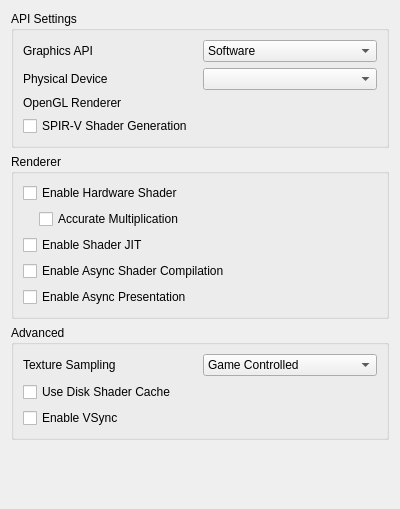
<?xml version="1.0" encoding="UTF-8"?>
<ui version="4.0">
 <class>ConfigureGraphics</class>
 <widget class="QWidget" name="ConfigureGraphics">
  <property name="geometry">
   <rect>
    <x>0</x>
    <y>0</y>
    <width>400</width>
    <height>509</height>
   </rect>
  </property>
  <property name="minimumSize">
   <size>
    <width>0</width>
    <height>0</height>
   </size>
  </property>
  <property name="windowTitle">
   <string>Form</string>
  </property>
  <property name="accessibleName">
   <string>Graphics</string>
  </property>
  <layout class="QVBoxLayout" name="verticalLayout">
   <item>
    <widget class="QGroupBox" name="apiBox">
     <property name="title">
      <string>API Settings</string>
     </property>
     <layout class="QVBoxLayout" name="verticalLayout_3">
      <item>
       <widget class="QWidget" name="graphics_api_group" native="true">
        <layout class="QHBoxLayout" name="graphics_api_group_2">
         <property name="leftMargin">
          <number>0</number>
         </property>
         <property name="topMargin">
          <number>0</number>
         </property>
         <property name="rightMargin">
          <number>0</number>
         </property>
         <property name="bottomMargin">
          <number>0</number>
         </property>
         <item>
          <widget class="QLabel" name="graphics_api_label">
           <property name="text">
            <string>Graphics API</string>
           </property>
          </widget>
         </item>
         <item>
          <widget class="QComboBox" name="graphics_api_combo">
           <item>
            <property name="text">
             <string>Software</string>
            </property>
           </item>
           <item>
            <property name="text">
             <string>OpenGL</string>
            </property>
           </item>
           <item>
            <property name="text">
             <string>Vulkan</string>
            </property>
           </item>
           <item>
            <property name="text">
             <string>Metal</string>
            </property>
           </item>
          </widget>
         </item>
        </layout>
       </widget>
      </item>
      <item>
       <widget class="QWidget" name="physical_device_group" native="true">
        <layout class="QHBoxLayout" name="physical_device_group_2">
         <property name="leftMargin">
          <number>0</number>
         </property>
         <property name="topMargin">
          <number>0</number>
         </property>
         <property name="rightMargin">
          <number>0</number>
         </property>
         <property name="bottomMargin">
          <number>0</number>
         </property>
         <item>
          <widget class="QLabel" name="physical_device_label">
           <property name="text">
            <string>Physical Device</string>
           </property>
          </widget>
         </item>
         <item>
          <widget class="QComboBox" name="physical_device_combo"/>
         </item>
        </layout>
       </widget>
      </item>
      <item>
       <widget class="QWidget" name="opengl_renderer_group" native="true">
        <layout class="QHBoxLayout" name="opengl_renderer_group_2">
         <property name="leftMargin">
          <number>0</number>
         </property>
         <property name="topMargin">
          <number>0</number>
         </property>
         <property name="rightMargin">
          <number>0</number>
         </property>
         <property name="bottomMargin">
          <number>0</number>
         </property>
         <item>
          <widget class="QLabel" name="opengl_renderer_label">
           <property name="text">
            <string>OpenGL Renderer</string>
           </property>
          </widget>
         </item>
         <item>
          <widget class="QLabel" name="opengl_renderer_name_label"/>
         </item>
        </layout>
       </widget>
      </item>
      <item>
       <widget class="QCheckBox" name="spirv_shader_gen">
        <property name="text">
         <string>SPIR-V Shader Generation</string>
        </property>
       </widget>
      </item>
     </layout>
    </widget>
   </item>
   <item>
    <widget class="QGroupBox" name="rendererBox">
     <property name="title">
      <string>Renderer</string>
     </property>
     <layout class="QVBoxLayout" name="verticalLayout_6">
      <item>
       <widget class="QWidget" name="hw_renderer_group" native="true">
        <layout class="QVBoxLayout" name="verticalLayout_5">
         <property name="leftMargin">
          <number>0</number>
         </property>
         <property name="topMargin">
          <number>0</number>
         </property>
         <property name="rightMargin">
          <number>0</number>
         </property>
         <property name="bottomMargin">
          <number>0</number>
         </property>
         <item>
          <widget class="QCheckBox" name="toggle_hw_shader">
           <property name="toolTip">
            <string>&lt;html&gt;&lt;head/&gt;&lt;body&gt;&lt;p&gt;Use the selected graphics API to accelerate shader emulation.&lt;/p&gt;&lt;p&gt;Requires a relatively powerful GPU for better performance.&lt;/p&gt;&lt;/body&gt;&lt;/html&gt;</string>
           </property>
           <property name="text">
            <string>Enable Hardware Shader</string>
           </property>
          </widget>
         </item>
         <item>
          <widget class="QWidget" name="hw_shader_group" native="true">
           <layout class="QVBoxLayout" name="verticalLayout_7">
            <property name="leftMargin">
             <number>16</number>
            </property>
            <property name="topMargin">
             <number>0</number>
            </property>
            <property name="rightMargin">
             <number>0</number>
            </property>
            <property name="bottomMargin">
             <number>0</number>
            </property>
            <item>
             <widget class="QCheckBox" name="toggle_accurate_mul">
              <property name="toolTip">
               <string>&lt;html&gt;&lt;head/&gt;&lt;body&gt;&lt;p&gt;Correctly handle all edge cases in multiplication operation in shaders. &lt;/p&gt;&lt;p&gt;Some games requires this to be enabled for the hardware shader to render properly.&lt;/p&gt;&lt;p&gt;However this would reduce performance in most games.&lt;/p&gt;&lt;/body&gt;&lt;/html&gt;</string>
              </property>
              <property name="text">
               <string>Accurate Multiplication</string>
              </property>
             </widget>
            </item>
           </layout>
          </widget>
         </item>
        </layout>
       </widget>
      </item>
      <item>
       <widget class="QCheckBox" name="toggle_shader_jit">
        <property name="toolTip">
         <string>&lt;html&gt;&lt;head/&gt;&lt;body&gt;&lt;p&gt;Use the JIT engine instead of the interpreter for software shader emulation. &lt;/p&gt;&lt;p&gt;Enable this for better performance.&lt;/p&gt;&lt;/body&gt;&lt;/html&gt;</string>
        </property>
        <property name="text">
         <string>Enable Shader JIT</string>
        </property>
       </widget>
      </item>
      <item>
       <widget class="QCheckBox" name="toggle_async_shaders">
        <property name="toolTip">
         <string>&lt;html&gt;&lt;head/&gt;&lt;body&gt;&lt;p&gt;Compile shaders using background threads to avoid shader compilation stutter. Expect temporary graphical glitches&lt;/p&gt;&lt;/body&gt;&lt;/html&gt;</string>
        </property>
        <property name="text">
         <string>Enable Async Shader Compilation</string>
        </property>
       </widget>
      </item>
      <item>
       <widget class="QCheckBox" name="toggle_async_present">
        <property name="toolTip">
         <string>&lt;html&gt;&lt;head/&gt;&lt;body&gt;&lt;p&gt;Perform presentation on separate threads. Improves performance when using Vulkan in most games.&lt;/p&gt;&lt;/body&gt;&lt;/html&gt;</string>
        </property>
        <property name="text">
         <string>Enable Async Presentation</string>
        </property>
       </widget>
      </item>
     </layout>
    </widget>
   </item>
   <item>
    <widget class="QGroupBox" name="groupBox">
     <property name="title">
      <string>Advanced</string>
     </property>
     <layout class="QVBoxLayout" name="verticalLayout_2">
      <item>
       <widget class="QWidget" name="widget_texture_sampling" native="true">
        <layout class="QHBoxLayout" name="horizontalLayout_2">
         <property name="leftMargin">
          <number>0</number>
         </property>
         <property name="topMargin">
          <number>0</number>
         </property>
         <property name="rightMargin">
          <number>0</number>
         </property>
         <property name="bottomMargin">
          <number>0</number>
         </property>
         <item>
          <widget class="QLabel" name="texture_sampling_label">
           <property name="toolTip">
            <string>&lt;html&gt;&lt;head/&gt;&lt;body&gt;&lt;p&gt;Overrides the sampling filter used by games. This can be useful in certain cases with poorly behaved games when upscaling. If unsure set this to Game Controlled&lt;/p&gt;&lt;/body&gt;&lt;/html&gt;</string>
           </property>
           <property name="text">
            <string>Texture Sampling</string>
           </property>
          </widget>
         </item>
         <item>
          <widget class="QComboBox" name="texture_sampling_combobox">
           <item>
            <property name="text">
             <string>Game Controlled</string>
            </property>
           </item>
           <item>
            <property name="text">
             <string>Nearest Neighbor</string>
            </property>
           </item>
           <item>
            <property name="text">
             <string>Linear</string>
            </property>
           </item>
          </widget>
         </item>
        </layout>
       </widget>
      </item>
      <item>
       <widget class="QCheckBox" name="toggle_disk_shader_cache">
        <property name="toolTip">
         <string>&lt;html&gt;&lt;head/&gt;&lt;body&gt;&lt;p&gt;Reduce stuttering by storing and loading generated shaders to disk.&lt;/p&gt;&lt;/body&gt;&lt;/html&gt;</string>
        </property>
        <property name="text">
         <string>Use Disk Shader Cache</string>
        </property>
       </widget>
      </item>
      <item>
       <widget class="QCheckBox" name="toggle_vsync_new">
        <property name="toolTip">
         <string>VSync prevents the screen from tearing, but some graphics cards have lower performance with VSync enabled. Keep it enabled if you don't notice a performance difference.</string>
        </property>
        <property name="text">
         <string>Enable VSync</string>
        </property>
       </widget>
      </item>
     </layout>
    </widget>
   </item>
   <item>
    <spacer name="verticalSpacer">
     <property name="orientation">
      <enum>Qt::Vertical</enum>
     </property>
     <property name="sizeHint" stdset="0">
      <size>
       <width>20</width>
       <height>270</height>
      </size>
     </property>
    </spacer>
   </item>
  </layout>
 </widget>
 <tabstops>
  <tabstop>toggle_accurate_mul</tabstop>
  <tabstop>toggle_shader_jit</tabstop>
  <tabstop>toggle_disk_shader_cache</tabstop>
  <tabstop>toggle_vsync_new</tabstop>
 </tabstops>
 <resources/>
 <connections/>
</ui>
